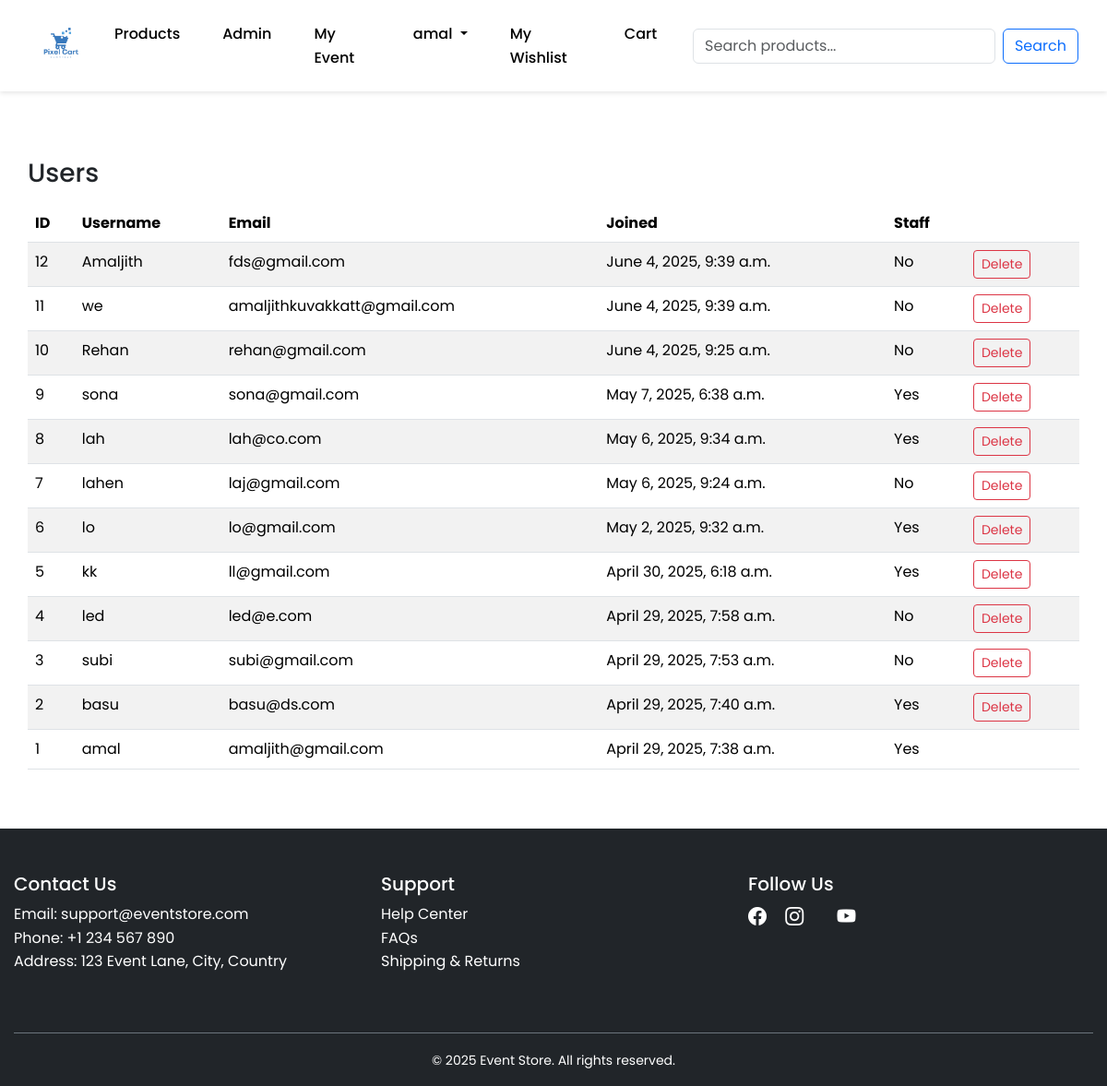
The page /dashboard/users/ (signed in) on the database as committed earlier.
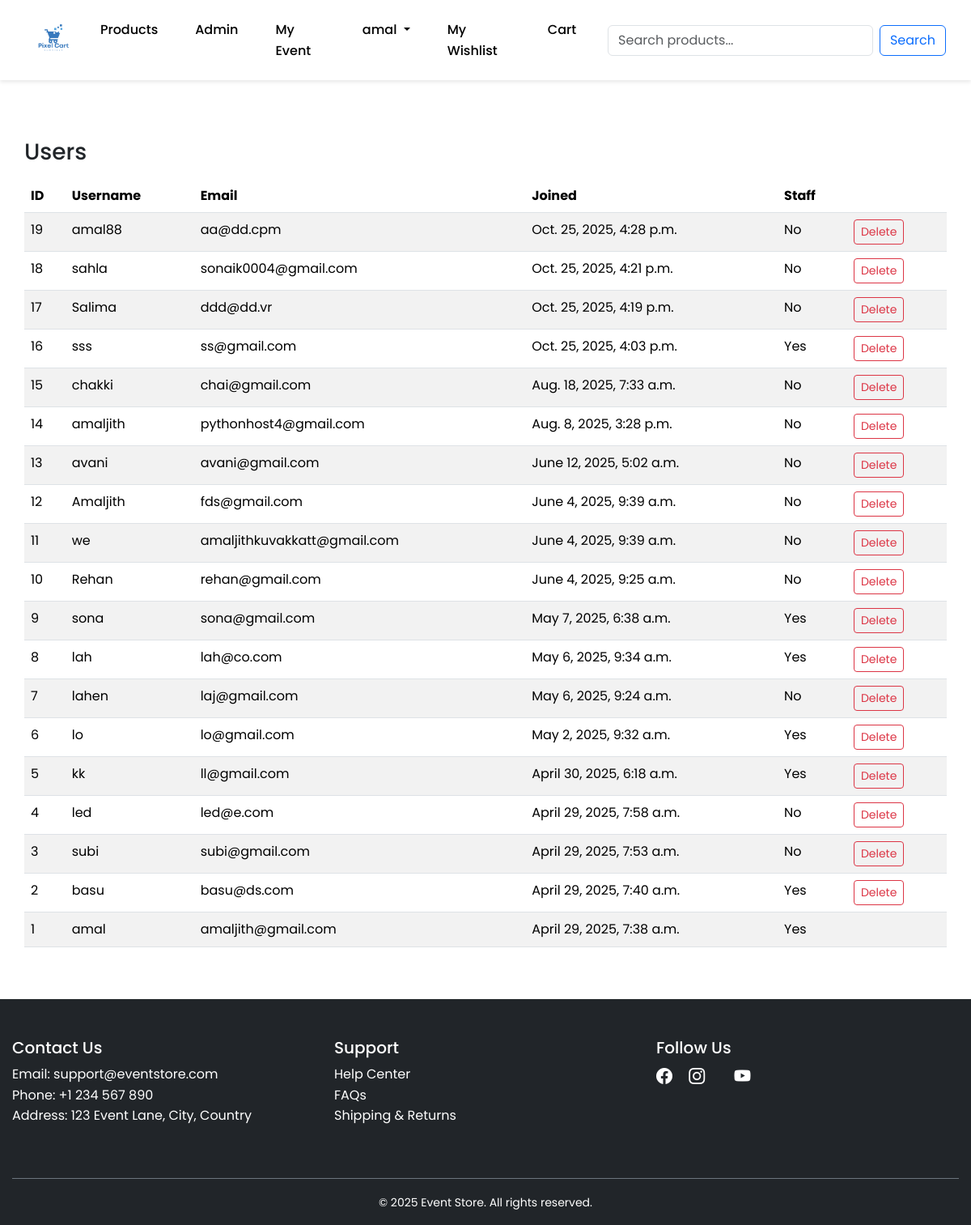
The same page on the database as committed later.
### user/models.py (models this page shows)
class User(AbstractUser):
    email = models.EmailField(unique=True)

### user/views.py (the view)
# urls.py: path('dashboard/users/', admin_users, name='admin_users'),
@login_required(login_url='login')
def admin_users(request):
    if not request.user.is_staff:
        messages.error(request, "You do not have permission to access this page.")
        return redirect('home')
    UserModel = get_user_model()
    users = UserModel.objects.all().order_by('-date_joined')
    return render(request, 'admin/users.html', {'users': users})

### eventmanagement/context_processors.py (called while the page is built)
def user_event(request):
    if request.user.is_authenticated:
        event = Event.objects.filter(user=request.user).order_by('-event_date').first()
        return {'current_event': event}
    return {}

### templates/admin/users.html (shortened to what this page needs)
{% extends 'base.html' %}
{% block main-content %}
<div class="container py-4">
  <h3 class="mb-3">Users</h3>
  <table class="table table-striped">
    <thead>
      <tr>
        <th>ID</th>
        <th>Username</th>
        <th>Email</th>
        <th>Joined</th>
        <th>Staff</th>
        <th></th>
      </tr>
    </thead>
    <tbody>
      {% for u in users %}
      <tr>
        <td>{{ u.id }}</td>
        <td>{{ u.username }}</td>
        <td>{{ u.email }}</td>
        <td>{{ u.date_joined }}</td>
        <td>{% if u.is_staff %}Yes{% else %}No{% endif %}</td>
        <td>
          {% if user.id != u.id %}
          <a href="{% url 'admin_user_delete' u.id %}" class="btn btn-sm btn-outline-danger"
             onclick="return confirm('Delete this user?');">Delete</a>
          {% endif %}
        </td>
      </tr>
      {% empty %}
      <tr><td colspan="6" class="text-center">No users found.</td></tr>
      {% endfor %}
    </tbody>
  </table>
</div>
{% endblock main-content %}

### templates/base.html (shortened to what the changed rows need)
<!DOCTYPE html>
{% load static %}
<html lang="en">
<head>
    <link href="https://cdn.jsdelivr.net/npm/bootstrap@5.3.3/dist/css/bootstrap.min.css"
          rel="stylesheet"
>
          <link href="https://cdn.jsdelivr.net/npm/bootstrap-icons@1.10.5/font/bootstrap-icons.css" rel="stylesheet">
          <link rel="stylesheet" href="https://cdnjs.cloudflare.com/ajax/libs/font-awesome/6.4.0/css/all.min.css">
    <link href="{% static 'css/index.css' %}" rel="stylesheet">
</head>
<body>
    <nav class="navbar navbar-expand-lg navbar-dark sticky-top p-3 " id="navbar">
        <div class="container">
            <div class="collapse navbar-collapse" id="navbarNav">
                <ul class="navbar-nav ms-auto me-3">
                    <li class="nav-item">
                        {% if user.is_authenticated %}
                        <li class="nav-item dropdown">
                            <a class="nav-link dropdown-toggle" href="#" id="navbarDropdown" role="button" data-bs-toggle="dropdown">
                                {{ user.username }}
                            </a>
                        </li>
                    {% else %}
                        <li class="nav-item">
                            <a class="nav-link" href="{% url 'login' %}">Login/Signup</a>
                        </li>
                    {% endif %}
                    </li>
                </ul>
            </div>
        </div>
    </nav>
    <div class="content-wrapper">
        <div class="container mt-5">
            {% block main-content %}{% endblock main-content %}
        </div>
    </div>
</body>
</html>

Rows that differ between the two databases and show on the page:
added User: id "19", username "amal88", email "aa@dd.cpm", date_joined "Oct. 25, 2025, 4:28 p.m.", is_staff "No", shows "Delete"
added User: id "18", username "sahla", email "sonaik0004@gmail.com", date_joined "Oct. 25, 2025, 4:21 p.m.", is_staff "No", shows "Delete"
added User: id "17", username "Salima", email "ddd@dd.vr", date_joined "Oct. 25, 2025, 4:19 p.m.", is_staff "No", shows "Delete"
added User: id "16", username "sss", email "ss@gmail.com", date_joined "Oct. 25, 2025, 4:03 p.m.", is_staff "Yes", shows "Delete"
added User: id "15", username "chakki", email "chai@gmail.com", date_joined "Aug. 18, 2025, 7:33 a.m.", is_staff "No", shows "Delete"
added User: id "14", username "amaljith", email "pythonhost4@gmail.com", date_joined "Aug. 8, 2025, 3:28 p.m.", is_staff "No", shows "Delete"
added User: id "13", username "avani", email "avani@gmail.com", date_joined "June 12, 2025, 5:02 a.m.", is_staff "No", shows "Delete"
